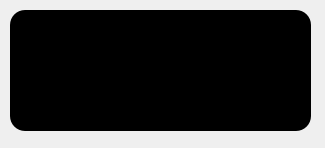
<?xml version="1.0" encoding="UTF-8"?>
<ui version="4.0">
 <class>notificationDialog</class>
 <widget class="QDialog" name="notificationDialog">
  <property name="geometry">
   <rect>
    <x>0</x>
    <y>0</y>
    <width>325</width>
    <height>148</height>
   </rect>
  </property>
  <property name="windowTitle">
   <string>Dialog</string>
  </property>
  <widget class="QFrame" name="notificationFrame">
   <property name="geometry">
    <rect>
     <x>10</x>
     <y>10</y>
     <width>301</width>
     <height>121</height>
    </rect>
   </property>
   <property name="styleSheet">
    <string notr="true">border-radius: 15px;
background-color: black;
border-style:none;</string>
   </property>
   <property name="frameShape">
    <enum>QFrame::StyledPanel</enum>
   </property>
   <property name="frameShadow">
    <enum>QFrame::Raised</enum>
   </property>
   <property name="lineWidth">
    <number>6</number>
   </property>
   <property name="midLineWidth">
    <number>3</number>
   </property>
   <widget class="QWidget" name="titleLayoutContainer" native="true">
    <property name="geometry">
     <rect>
      <x>0</x>
      <y>0</y>
      <width>301</width>
      <height>29</height>
     </rect>
    </property>
    <property name="styleSheet">
     <string notr="true">background-color:rgba(255, 255, 255, 0);
border-style: none;</string>
    </property>
    <widget class="QWidget" name="layoutWidget">
     <property name="geometry">
      <rect>
       <x>0</x>
       <y>0</y>
       <width>301</width>
       <height>34</height>
      </rect>
     </property>
     <property name="styleSheet">
      <string notr="true">background-color:rgba(255, 255, 255, 0);
border-style: none;</string>
     </property>
     <layout class="QHBoxLayout" name="appTitleLayout" stretch="0,2">
      <property name="spacing">
       <number>6</number>
      </property>
      <property name="sizeConstraint">
       <enum>QLayout::SetFixedSize</enum>
      </property>
      <property name="leftMargin">
       <number>5</number>
      </property>
      <property name="topMargin">
       <number>3</number>
      </property>
      <item>
       <widget class="QLabel" name="iconLabel">
        <property name="minimumSize">
         <size>
          <width>25</width>
          <height>25</height>
         </size>
        </property>
        <property name="maximumSize">
         <size>
          <width>25</width>
          <height>25</height>
         </size>
        </property>
        <property name="autoFillBackground">
         <bool>false</bool>
        </property>
        <property name="styleSheet">
         <string notr="true">background-color:rgba(255, 255, 255, 0);
border-style: none;</string>
        </property>
        <property name="text">
         <string/>
        </property>
        <property name="pixmap">
         <pixmap resource="res.qrc">:/default_icon/notifications.png</pixmap>
        </property>
        <property name="scaledContents">
         <bool>false</bool>
        </property>
       </widget>
      </item>
      <item>
       <widget class="QLabel" name="appNameLabel">
        <property name="minimumSize">
         <size>
          <width>0</width>
          <height>20</height>
         </size>
        </property>
        <property name="maximumSize">
         <size>
          <width>300</width>
          <height>20</height>
         </size>
        </property>
        <property name="styleSheet">
         <string notr="true">background-color:rgba(255, 255, 255, 0);
border-style: none;</string>
        </property>
        <property name="text">
         <string>Test title</string>
        </property>
        <property name="alignment">
         <set>Qt::AlignLeading|Qt::AlignLeft|Qt::AlignTop</set>
        </property>
       </widget>
      </item>
     </layout>
    </widget>
   </widget>
   <widget class="QWidget" name="bodyLayoutContainer" native="true">
    <property name="geometry">
     <rect>
      <x>0</x>
      <y>30</y>
      <width>301</width>
      <height>91</height>
     </rect>
    </property>
    <property name="styleSheet">
     <string notr="true">background-color:rgba(255, 255, 255, 0);
border-style: none;</string>
    </property>
    <widget class="QWidget" name="layoutWidget_2">
     <property name="geometry">
      <rect>
       <x>0</x>
       <y>0</y>
       <width>301</width>
       <height>94</height>
      </rect>
     </property>
     <property name="styleSheet">
      <string notr="true">background-color:rgba(255, 255, 255, 0);
border-style: none;</string>
     </property>
     <layout class="QHBoxLayout" name="bodyLayout" stretch="0,1">
      <property name="spacing">
       <number>3</number>
      </property>
      <property name="sizeConstraint">
       <enum>QLayout::SetMaximumSize</enum>
      </property>
      <property name="leftMargin">
       <number>4</number>
      </property>
      <property name="topMargin">
       <number>0</number>
      </property>
      <property name="bottomMargin">
       <number>3</number>
      </property>
      <item>
       <widget class="QLabel" name="imageLabel">
        <property name="sizePolicy">
         <sizepolicy hsizetype="Minimum" vsizetype="Preferred">
          <horstretch>0</horstretch>
          <verstretch>0</verstretch>
         </sizepolicy>
        </property>
        <property name="minimumSize">
         <size>
          <width>0</width>
          <height>85</height>
         </size>
        </property>
        <property name="maximumSize">
         <size>
          <width>0</width>
          <height>85</height>
         </size>
        </property>
        <property name="styleSheet">
         <string notr="true">background-color:rgba(255, 255, 255, 0);
border-style: none;</string>
        </property>
        <property name="text">
         <string/>
        </property>
        <property name="scaledContents">
         <bool>true</bool>
        </property>
        <property name="alignment">
         <set>Qt::AlignBottom|Qt::AlignLeading|Qt::AlignLeft</set>
        </property>
       </widget>
      </item>
      <item>
       <widget class="QWidget" name="body_widget" native="true">
        <property name="sizePolicy">
         <sizepolicy hsizetype="Ignored" vsizetype="Fixed">
          <horstretch>49</horstretch>
          <verstretch>0</verstretch>
         </sizepolicy>
        </property>
        <property name="minimumSize">
         <size>
          <width>200</width>
          <height>0</height>
         </size>
        </property>
        <property name="maximumSize">
         <size>
          <width>290</width>
          <height>90</height>
         </size>
        </property>
        <property name="sizeIncrement">
         <size>
          <width>500</width>
          <height>0</height>
         </size>
        </property>
        <property name="baseSize">
         <size>
          <width>300</width>
          <height>0</height>
         </size>
        </property>
        <property name="styleSheet">
         <string notr="true">background-color:rgba(255, 255, 255, 0);
border-style: none;</string>
        </property>
        <layout class="QVBoxLayout" name="bodyTextLayout" stretch="0,1">
         <property name="spacing">
          <number>2</number>
         </property>
         <property name="sizeConstraint">
          <enum>QLayout::SetNoConstraint</enum>
         </property>
         <property name="topMargin">
          <number>2</number>
         </property>
         <item>
          <widget class="QLabel" name="titleLabel">
           <property name="sizePolicy">
            <sizepolicy hsizetype="Ignored" vsizetype="Preferred">
             <horstretch>0</horstretch>
             <verstretch>0</verstretch>
            </sizepolicy>
           </property>
           <property name="minimumSize">
            <size>
             <width>200</width>
             <height>0</height>
            </size>
           </property>
           <property name="maximumSize">
            <size>
             <width>280</width>
             <height>20</height>
            </size>
           </property>
           <property name="font">
            <font>
             <weight>75</weight>
             <bold>true</bold>
            </font>
           </property>
           <property name="styleSheet">
            <string notr="true">background-color:rgba(255, 255, 255, 0);
border-style: none;</string>
           </property>
           <property name="text">
            <string>Test notification subject</string>
           </property>
           <property name="textFormat">
            <enum>Qt::MarkdownText</enum>
           </property>
           <property name="alignment">
            <set>Qt::AlignLeading|Qt::AlignLeft|Qt::AlignTop</set>
           </property>
          </widget>
         </item>
         <item>
          <widget class="QLabel" name="bodyLabel">
           <property name="sizePolicy">
            <sizepolicy hsizetype="Ignored" vsizetype="Preferred">
             <horstretch>0</horstretch>
             <verstretch>0</verstretch>
            </sizepolicy>
           </property>
           <property name="minimumSize">
            <size>
             <width>0</width>
             <height>64</height>
            </size>
           </property>
           <property name="maximumSize">
            <size>
             <width>300</width>
             <height>64</height>
            </size>
           </property>
           <property name="styleSheet">
            <string notr="true">background-color:rgba(255, 255, 255, 0);
border-style: none;</string>
           </property>
           <property name="text">
            <string>Test notification body. Everything written here will be overwritten by the actual notification.</string>
           </property>
           <property name="textFormat">
            <enum>Qt::MarkdownText</enum>
           </property>
           <property name="scaledContents">
            <bool>false</bool>
           </property>
           <property name="alignment">
            <set>Qt::AlignLeading|Qt::AlignLeft|Qt::AlignTop</set>
           </property>
           <property name="wordWrap">
            <bool>true</bool>
           </property>
          </widget>
         </item>
        </layout>
       </widget>
      </item>
     </layout>
    </widget>
   </widget>
  </widget>
 </widget>
 <resources>
  <include location="res.qrc"/>
 </resources>
 <connections/>
 <designerdata>
  <property name="gridDeltaX">
   <number>10</number>
  </property>
  <property name="gridDeltaY">
   <number>10</number>
  </property>
  <property name="gridSnapX">
   <bool>true</bool>
  </property>
  <property name="gridSnapY">
   <bool>true</bool>
  </property>
  <property name="gridVisible">
   <bool>true</bool>
  </property>
 </designerdata>
</ui>
